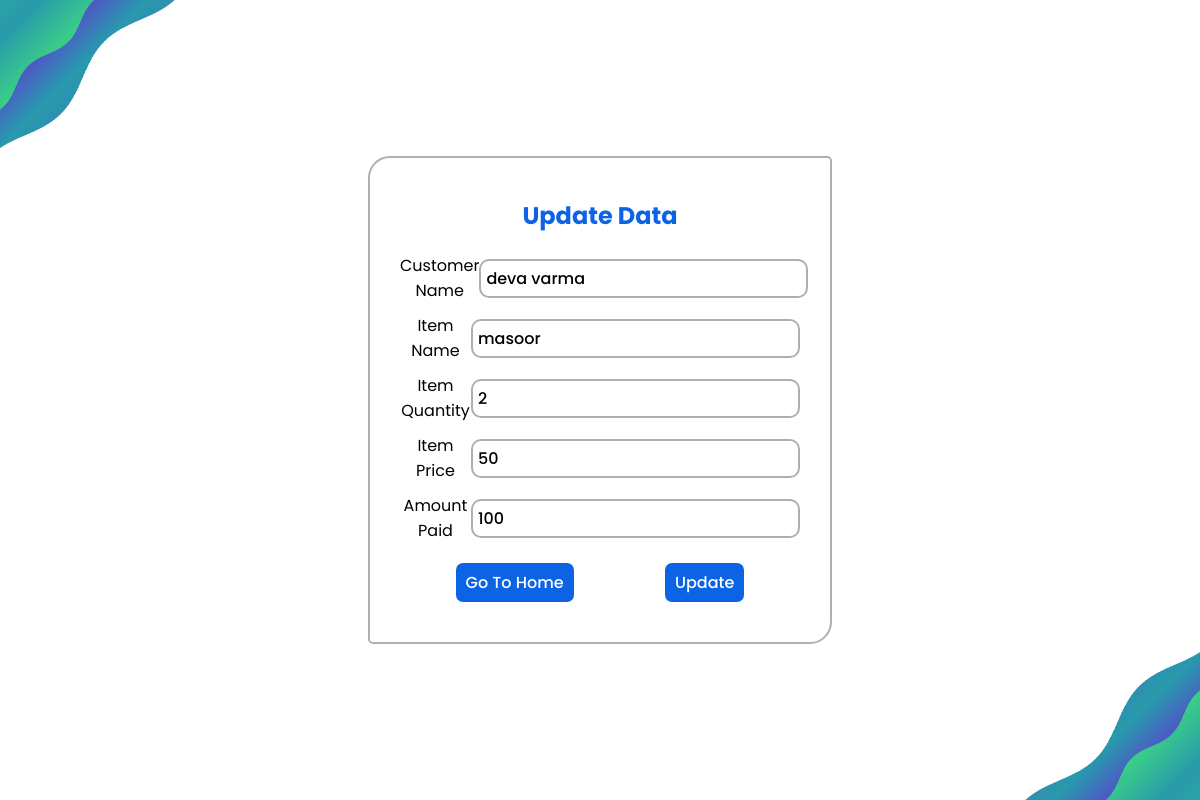
The page /update.php?id=144 on the database its author committed.
### tables this page shows
CREATE TABLE IF NOT EXISTS `sale` (
  `sid` int(11) NOT NULL AUTO_INCREMENT,
  `sdate` date NOT NULL,
  `stime` time NOT NULL,
  `cname` varchar(30) NOT NULL,
  `iname` varchar(25) NOT NULL,
  `iqty` int(11) NOT NULL,
  `iprice` int(11) NOT NULL,
  `stotal` int(11) NOT NULL,
  `amtpaid` int(11) NOT NULL,
  `amtdue` int(11) NOT NULL,
  `estatus` varchar(20) NOT NULL,
  PRIMARY KEY (`sid`),
  UNIQUE KEY `sid` (`sid`)
);

### update.php (the view, shortened to what this page needs)
<?php
include "conn.php";
$id = $_GET['id'];
mysqli_select_db($conn, 'sam') or die(mysqli_error($conn));
$qry = mysqli_query($conn, "SELECT * FROM sale WHERE sid='$id'");
$data = mysqli_fetch_array($qry);
?>
<!DOCTYPE html>
<html lang="en">
<head>
    <link rel="stylesheet" href="./Assets/Style/style.css">
</head>
<body>
    <section class="section">
        <img class="gifImg gifImg1" src="./Assets//images//one.gif" alt="">
        <img class="gifImg gifImg2" src="./Assets//images//two.gif" alt="">
        <div class="LSDiv">
            <h2>
                Update Data
            </h2>
            <form action="" method="POST">
                <div class="LSDivInpDiv">
                    <p>Customer Name</p>
                    <input type="text" name="cname" value="<?php echo $data['cname'] ?>" placeholder="Customer Name" Required>
                </div>
                <div class="LSDivInpDiv">
                    <p>Item Name</p>
                    <input type="text" name="iname" value="<?php echo $data['iname'] ?>" placeholder="Item Name" Required>
                </div>
                <div class="LSDivInpDiv">
                    <p>Item Quantity</p>
                    <input type="number" name="iqty" value="<?php echo $data['iqty'] ?>" placeholder="Item quantity" Required>
                </div>
                <div class="LSDivInpDiv">
                    <p>Item Price</p>
                    <input type="number" name="iprice" value="<?php echo $data['iprice'] ?>" placeholder="Item price" Required>
                </div>
                <div class="LSDivInpDiv">
                    <p>Amount Paid</p>
                    <input type="number" name="amtpaid" value="<?php echo $data['amtpaid'] ?>" placeholder="amount Paid" Required>
                </div>
                <div class="LSBtsDiv">
                    <button class="btn"><a href="dashboard.php">Go To Home</a></button>
                    <button class="btn" type="submit" name="update" value="Update">Update</button>
                </div>
            </form>
        </div>
    </section>
</body>
</html>

### Assets/Style/style.css (style rules this page uses)
* { margin: 0; padding: 0; font-family: "Poppins", sans-serif; text-decoration: none; }
:root { --border-radius: 15px; --inputBx-border-radius: 10px; --main-color: #0c63e4; --border-color: #1b1b1b59; }
.btn * { color: #ffff; }
.btn { padding: 7px 10px 7px 10px; border-radius: 7px; background-color: var(--main-color); color: #ffff; font-weight: 500; font-size: 1rem; cursor: pointer; border: none; outline: none; }
.section { width: 100%; height: 100vh; display: flex; align-items: center; justify-content: center; text-align: center; position: relative; }
.gifImg { position: absolute; width: 175px; }
.gifImg1 { top: 0; left: 0; }
.gifImg2 { bottom: 0; right: 0; }
.LSDiv { width: 100%; max-width: 400px; padding: 30px; border-radius: 22px 5px 22px 5px; border: 2px solid var(--border-color); }
.LSDiv h2 { color: var(--main-color); padding: 10px; }
.LSDiv .LSBtsDiv { padding: 10px; display: flex; align-items: center; justify-content: space-around; }
input, select { padding: 5px; border-radius: var(--inputBx-border-radius); font-size: 1rem; font-weight: 500; border: 2px solid var(--border-color); outline: none; }
.LSDiv .LSDivInpDiv { width: 100%; display: flex; align-items: center; justify-content: space-between; margin: 10px 0px 10px 0px; }

### rows shown on the page
sale: cname "deva varma", iname "masoor", iqty "2", iprice "50", amtpaid "100"
